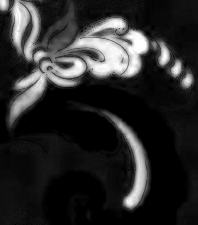
#> input picture temp/mserpics/alpha_mser.png, 198 x 225 px
$ python threshold.py
#> lines starting #> are read from the running program, lines starting #| are printed output that depends on the picture
import cv2
import numpy as np
from matplotlib import pyplot as plt
img = cv2.imread('alpha_mser.png',0)
#> img is the input picture: shape (225, 198); min 0, max 255, mean 42.4
thresh={}
for i in range(7):
	ret,thresh[i] = cv2.threshold(img,255-i*15,255,cv2.THRESH_BINARY)
#> this loop made 7 passes
#> ret on passes 2 to 7: 240, 225, 210, 195, 180, 165
#> after the loop, thresh = 7 items

# [4 lines of commented-out code are left out]
titles = ['Input Image','g=255','g=240','g=225','g=210','g=195','g=180','g=165']
images = [img, thresh[0],thresh[1], thresh[2], thresh[3], thresh[4],thresh[5],thresh[6]]
for i in range(8):
    plt.subplot(2,4,i+1),plt.imshow(images[i],'gray')
    plt.title(titles[i])
    plt.xticks([]),plt.yticks([])
    cv2.imwrite(titles[i]+'.png',images[i])
plt.show()
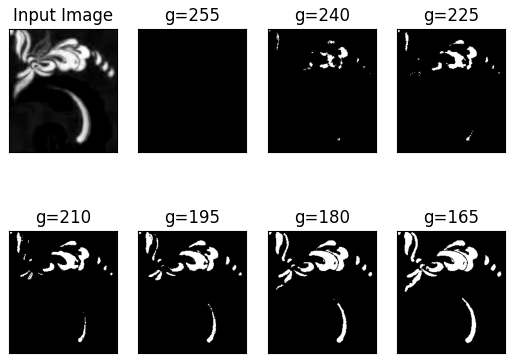
#> figure drawn by matplotlib, 8 panels
